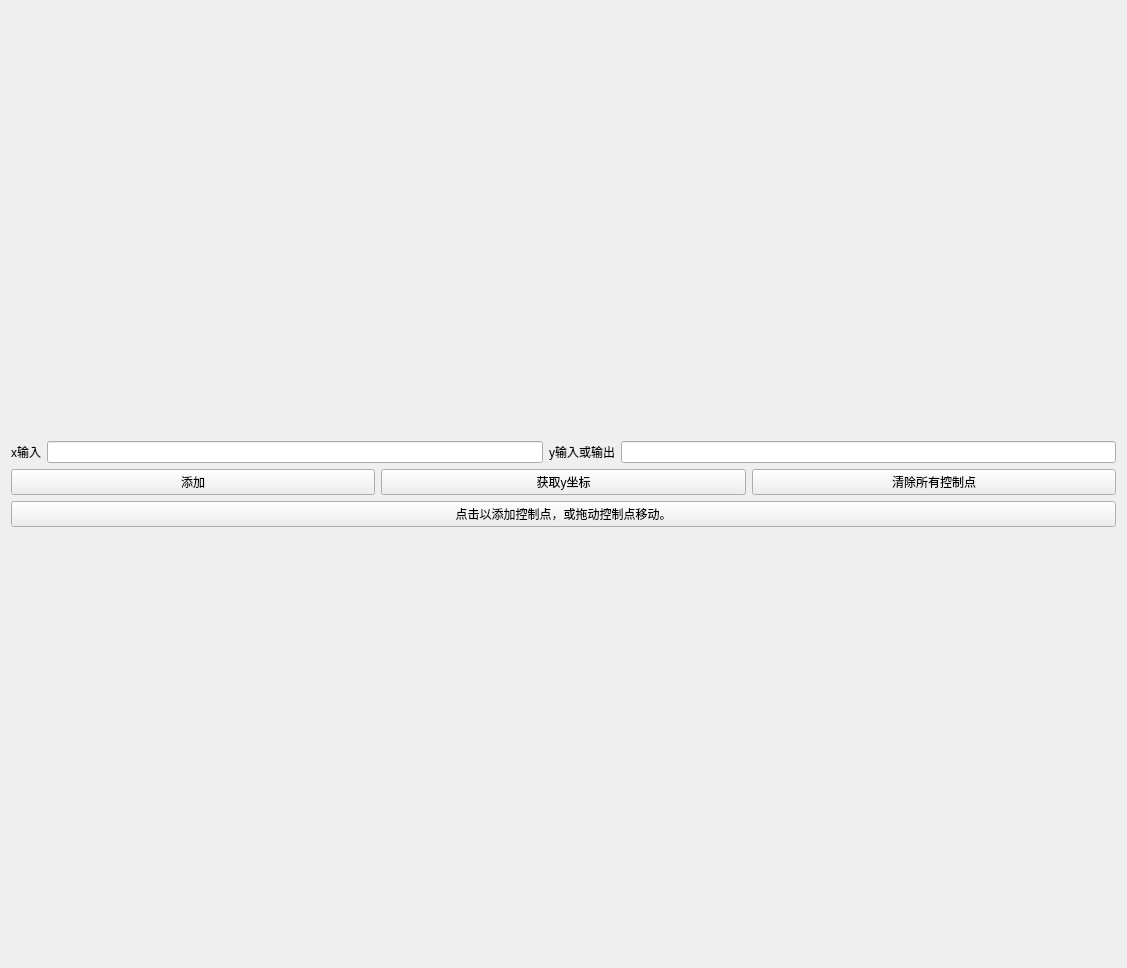
<?xml version="1.0" encoding="UTF-8"?>
<ui version="4.0">
 <class>BezierGui</class>
 <widget class="QWidget" name="BezierGui">
  <property name="geometry">
   <rect>
    <x>0</x>
    <y>0</y>
    <width>1127</width>
    <height>968</height>
   </rect>
  </property>
  <property name="windowTitle">
   <string>贝塞尔曲线编辑器</string>
  </property>
  <layout class="QVBoxLayout" name="verticalLayout_3">
   <item>
    <layout class="QVBoxLayout" name="verticalLayout_2">
     <item>
      <layout class="QVBoxLayout" name="verticalLayout">
       <item>
        <layout class="QHBoxLayout" name="horizontalLayout">
         <item>
          <widget class="QLabel" name="label">
           <property name="text">
            <string>x输入</string>
           </property>
          </widget>
         </item>
         <item>
          <widget class="QLineEdit" name="lineEdit"/>
         </item>
         <item>
          <widget class="QLabel" name="label_2">
           <property name="text">
            <string>y输入或输出</string>
           </property>
          </widget>
         </item>
         <item>
          <widget class="QLineEdit" name="lineEdit_2"/>
         </item>
        </layout>
       </item>
       <item>
        <layout class="QHBoxLayout" name="horizontalLayout_2">
         <item>
          <widget class="QPushButton" name="add">
           <property name="text">
            <string>添加</string>
           </property>
          </widget>
         </item>
         <item>
          <widget class="QPushButton" name="clac">
           <property name="text">
            <string>获取y坐标</string>
           </property>
          </widget>
         </item>
         <item>
          <widget class="QPushButton" name="clear">
           <property name="text">
            <string>清除所有控制点</string>
           </property>
          </widget>
         </item>
        </layout>
       </item>
      </layout>
     </item>
     <item>
      <widget class="QPushButton" name="pushButton_4">
       <property name="text">
        <string>点击以添加控制点，或拖动控制点移动。</string>
       </property>
      </widget>
     </item>
    </layout>
   </item>
  </layout>
 </widget>
 <resources/>
 <connections/>
</ui>
